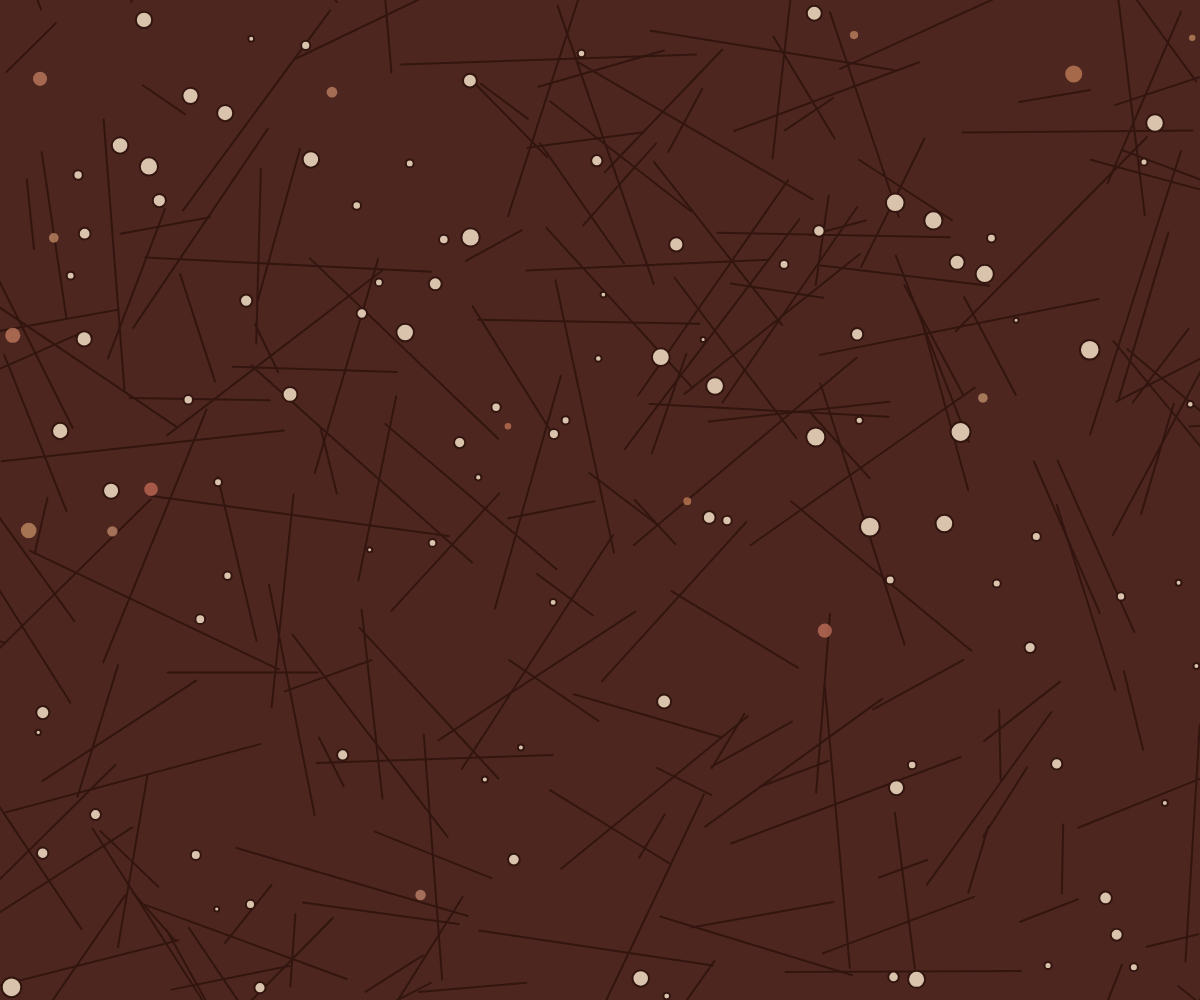
Frame 1 (no input)
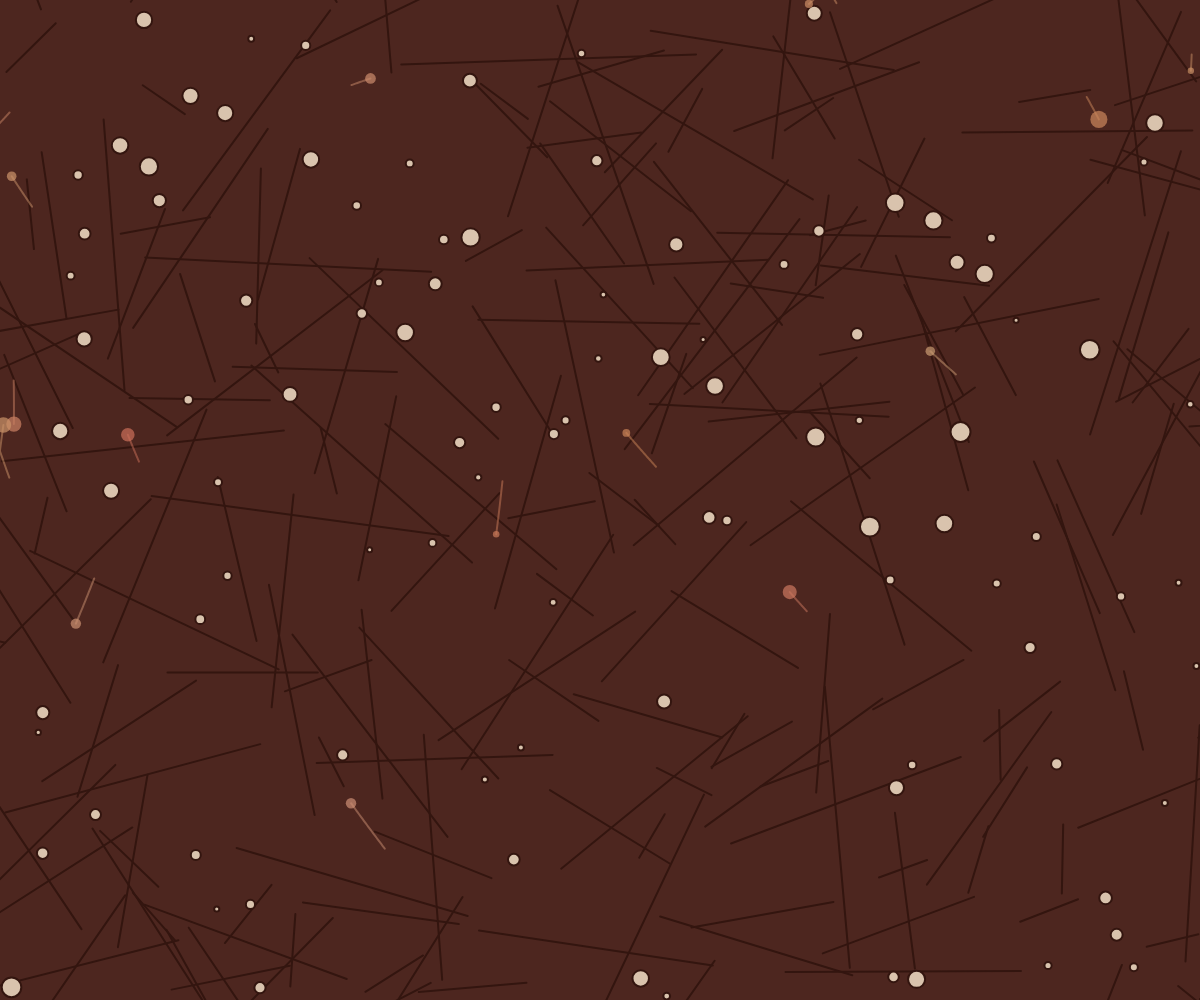
Frame 60 (no input)
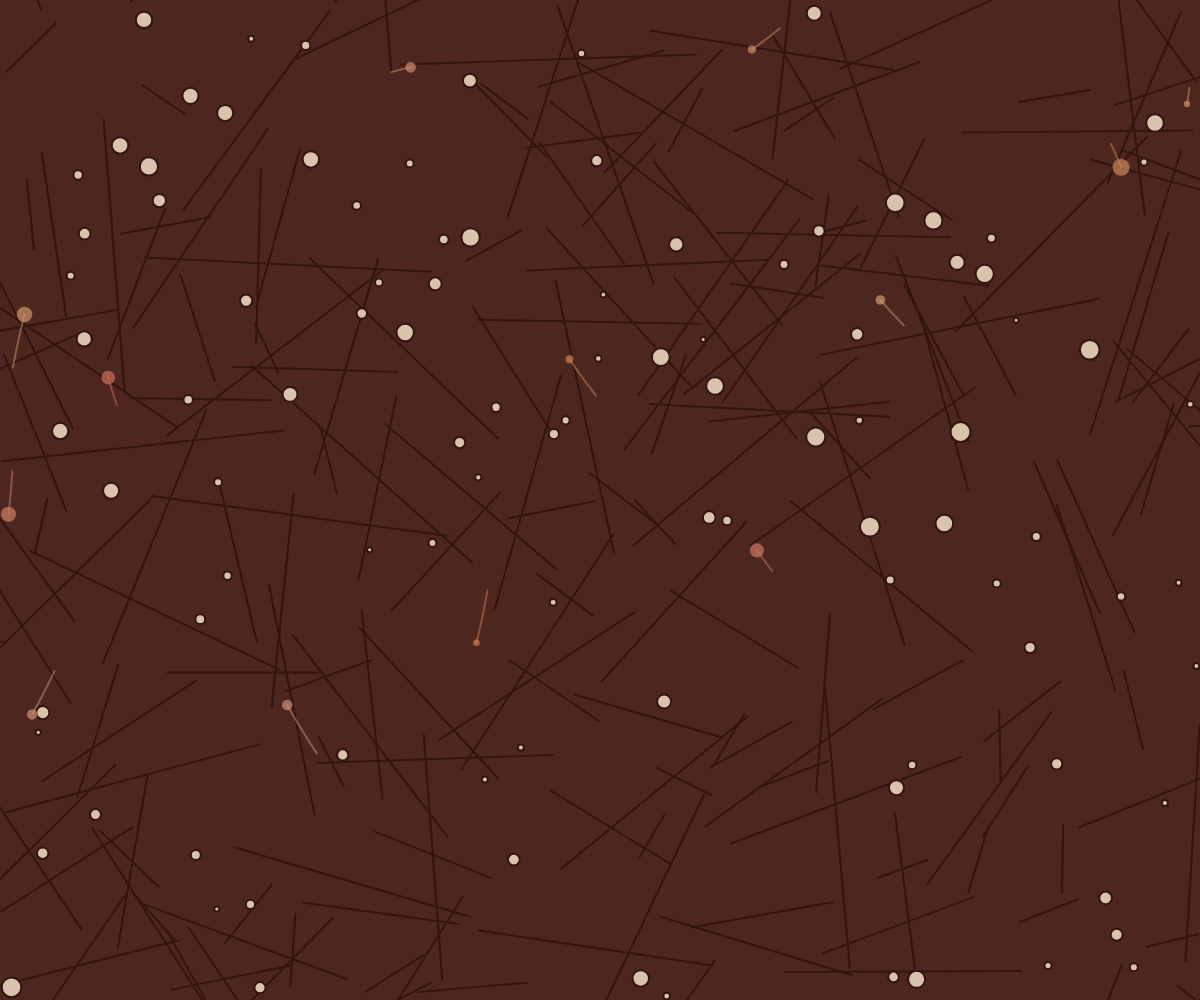
Frame 120 (the mouse pressed at the canvas centre since frame 60)

The p5.js sketch that drew these frames (run headless with seeded random() and noise() and a simulated clock; from frame 60 on, the mouse is pressed at the canvas centre):

// p5.js sketch
// ── sketch.js
let dustDevils = [];
let cracks = [];
let sedimentPatches = [];
let time = 0;

function setup() {
  createCanvas(windowWidth, windowHeight);
  colorMode(HSB, 360, 100, 100, 1);

  // Generate cracks
  for (let i = 0; i < 200; i++) {
    let x = random(width);
    let y = random(height);
    let len = random(50, 300);
    let angle = random(TWO_PI);
    cracks.push({ x, y, len, angle });
  }

  // Generate sediment patches
  for (let i = 0; i < 100; i++) {
    let x = random(width);
    let y = random(height);
    let size = random(5, 20);
    sedimentPatches.push({ x, y, size });
  }

  // Initialize dust devils
  for (let i = 0; i < 15; i++) {
    dustDevils.push({
      x: random(width),
      y: random(height),
      size: random(5, 20),
      speed: random(0.5, 2),
      angle: random(TWO_PI),
      trail: [],
      hue: random(10, 30), // terracotta range
      saturation: random(40, 60)
    });
  }
}

function draw() {
  time += 0.01;

  // Draw sky
  background(50, 10, 95); // beige sky

  // Draw ground with terracotta tones
  noStroke();
  fill(10, 60, 30);
  rect(0, 0, width, height);

  // Draw cracks
  stroke(10, 70, 20);
  strokeWeight(2);
  for (let crack of cracks) {
    let endX = crack.x + cos(crack.angle) * crack.len;
    let endY = crack.y + sin(crack.angle) * crack.len;
    line(crack.x, crack.y, endX, endY);
  }

  // Draw sediment patches
  fill(30, 20, 85); // lighter sediment
  for (let patch of sedimentPatches) {
    ellipse(patch.x, patch.y, patch.size);
  }

  // Update and draw dust devils
  for (let devil of dustDevils) {
    // Move devil
    devil.x += cos(devil.angle) * devil.speed;
    devil.y += sin(devil.angle) * devil.speed;

    // Add to trail
    devil.trail.push({ x: devil.x, y: devil.y });
    if (devil.trail.length > 30) {
      devil.trail.shift();
    }

    // Draw trail
    noFill();
    stroke(devil.hue, devil.saturation, 80, 0.5);
    strokeWeight(2);
    beginShape();
    for (let point of devil.trail) {
      vertex(point.x, point.y);
    }
    endShape();

    // Draw devil
    noStroke();
    fill(devil.hue, devil.saturation, 80, 0.7);
    ellipse(devil.x, devil.y, devil.size);

    // Boundary check and bounce
    if (devil.x < 0 || devil.x > width || devil.y < 0 || devil.y > height) {
      devil.angle += random(-0.5, 0.5);
    }

    // Random angle change
    devil.angle += sin(time * 0.1) * 0.02;
  }
}

function windowResized() {
  resizeCanvas(windowWidth, windowHeight);
}
